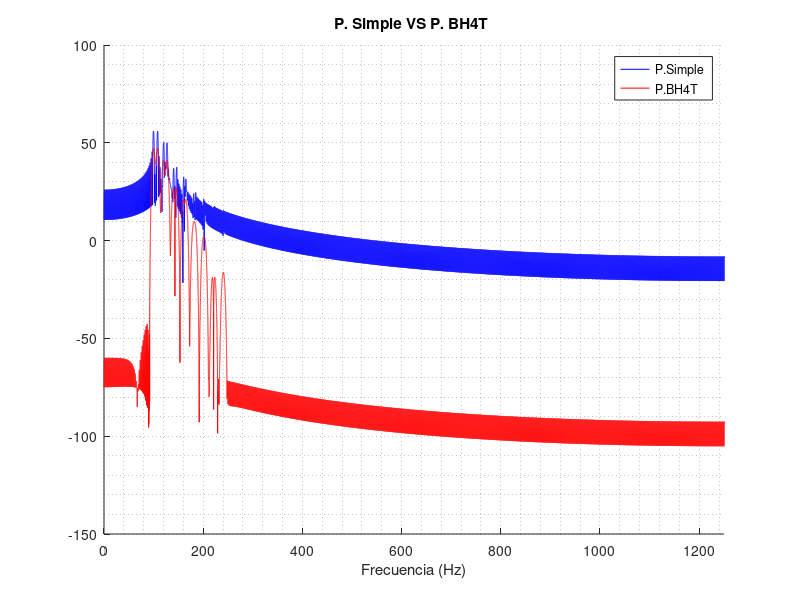

Here is the MATLAB script that generated this plot: (Note: this script raises an error after producing the figure.)
%% PRÁCTICA 11.7. Comparación de los métodos de estimación espectral anteriores

clc, close all , clear all;
% Generación de señal con 10 componentes:
duracion = 0.5;
Fmax=250;
Fs=10*Fmax;
t=0:1/Fs: duracion; % Duración 10seg
xn=1*sin(2*pi*100*t)+1*sin(2*pi*108*t)+...
  0.5*sin(2*pi*120*t)+0.5*sin(2*pi*127*t)+...
  0.1*sin(2*pi*140*t)+0.1*sin(2*pi*146*t)+...
  0.05*sin(2*pi*160*t)+0.05*sin(2*pi*165*t)+...
  0.01*sin(2*pi*180*t)+0.01*sin(2*pi*184*t)+...
  0.005*sin(2*pi*200*t)+0.005*sin(2*pi*203*t)+...
  0.001*sin(2*pi*220*t)+0.001*sin(2*pi*222*t)+...
  0.0005*sin(2*pi*240*t)+0.0005*sin(2*pi*241*t);
% SNR = 25; %10dB
% xn = awgn (xn, SNR, 'measured');

%% Dominio de la frecuencia:
%% PERIODOGRAMA SIMPLE:
N = length(xn);
FACTOR = 128;
nFFT = 2^ceil(log2(N))*FACTOR;
Periodograma=20*log10(abs(fft(xn,nFFT))); % implícita la multiplicación por una ventana rectangular.
f=linspace(0,Fs,nFFT);
%% PERIODOGRAMA MODIFICADO:
% 1. GENERACION DE VENTANAS:
window_2=blackmanharris(length(xn));
% 2. Enventanado de la señal temporal:
y2_enventanada=xn.*window_2';
% 3. Periodograma modificado:
Periodograma_Modificado_2=20*log10(abs(fft(y2_enventanada,nFFT)));
%Eje de frecuencias:
f_periodograma=linspace(0,Fs,nFFT);
hold on
plot(f_periodograma,Periodograma,'b');
plot(f_periodograma,Periodograma_Modificado_2,'r');
xlabel('Frecuencia (Hz)');
legend('P.Simple ','P.BH4T')
title('P. Simple VS P. BH4T ' )
xlim([0 Fs/2]); grid minor

%% METODO MULTITAPER - SLEPIAN:
nw = 2;
[p_mtp_slepian_nw2,f_mtp] = pmtm(xn,nw,nFFT,Fs);
nw = 4;
[p_mtp_slepian_nw4,f_mtp] = pmtm(xn,nw,nFFT,Fs);
% GRAFICAS:
figure, hold on
plot(f_mtp,20*log10(p_mtp_slepian_nw2),'b');
plot(f_mtp,20*log10(p_mtp_slepian_nw4), 'k')
legend('P. Slepian nw=2','P. Slepian nw=4')
title('Multitaper-Slepian nw=2 VERSUS Multitaper-Slepian nw=4')
xlabel ('f(Hz)')
xlim([0 Fs/2]);% Xmin Xmax Ymin Ymax
grid minor
%% METODO MULTITAPER - SINE:
nw = 2;
[p_mtp_sine_nw2,f_mtp] = pmtm(xn,nw,nFFT,Fs,'Tapers','sine');
nw = 4;
[p_mtp_sine_nw4,f_mtp] = pmtm(xn,nw,nFFT,Fs,'Tapers','sine');
figure, hold on
plot(f_mtp,20*log10(p_mtp_sine_nw2),'b');
plot(f_mtp,20*log10(p_mtp_sine_nw4), 'k')
legend('P. Sine nw=2','P. Sine nw=4')
title('Multitaper-Sine nw=2 VERSUS Multitaper-Sine nw=4')
xlabel ('f(Hz)')
xlim([0 Fs/2]);% Xmin Xmax Ymin Ymax
grid minor

%% CORRELOGRAMA MODIFICADO:
r1 =xcorr(xn); % CÁLCULO DE LA AUTOCORRELACIÓN
r1 = r1';
% Ventana:
ventana1=bartlett(2*N-1);
ventana2=blackmanharris(2*N-1);
rw1 = r1.*ventana1; % Autocorrelación enventanada:
rw2 = r1.*ventana2;
rw1=rw1(1:end); % TOMAMOS SOLO LA PARTE POSITIVA DE LA AUTOCORRELACIÓN:
rw2=rw2(1:end);  
N_r1=length(rw1);
nFFT_corr=2^(ceil(log2(N_r1)))*FACTOR;
Correlograma1 = abs(fft(rw1, nFFT_corr)); % APLICAMOS LA FFT A LA AUTOCORRELACIÓN ENVENTANADA:
Correlograma2 = abs(fft(rw2, nFFT_corr));
f_corr = linspace(0,Fs,nFFT_corr);
figure, hold on
plot(f_corr, 10*log10(Correlograma1),'b');
plot(f_corr, 10*log10(Correlograma2),'r');
legend('Correlograma-Bartlett','Correlogama-BH4T') 
title('Correlograma-Bartlett VS Correlogama-BH4T'), xlabel ('f(Hz)'), xlim([0 Fs/2]), grid minor

%% METODO PARAMETRICO: AR
orden = 400;
[P_burg,fb]=pburg(xn,orden,nFFT,Fs);
 [P_yulear,fb]=pyulear(xn,orden,nFFT,Fs);
 [P_cov,fb]=pcov(xn,orden,nFFT,Fs);
 [P_mcov,fb]=pmcov(xn,orden,nFFT,Fs);
figure
hold on
plot(fb,20*log10(P_burg),'b');
plot(fb, 20*log10(P_yulear),'r')
plot(fb, 20*log10(P_cov),'k')
plot(fb, 20*log10(P_mcov),'m')
legend('P burg','P yulear','P cov','P mcov')
title('Métodos AR (orden 400)')
xlabel('Frecuencia (Hz)'); xlim([0 Fs/2]); grid minor

p = 15; % p: orden o dimensión del subespacio 
[S1,f_eig] = peig(xn,p,nFFT,Fs); % funciona correctamente para valores grandes de p
figure, plot(f_eig,20*log10(S1),'k');
title('Pseudoespectro encontrado con peig para p = 15')
xlabel ('f(Hz)'), xlim([0 Fs/2]); grid minor

figure, 
hold on
plot(f_periodograma,Periodograma_Modificado_2,'b');
plot(fb, 20*log10(P_yulear),'k')
plot(f_corr, 20*log10(Correlograma1),'r');
xlabel('Frecuencia (Hz)'); 
legend('P.BH4T','Pyulear', 'Correlograma-Bartlett')
title('P. BH4T VS Pyulear VS Correlograma-Bartlett' ), 
xlim([0 Fs/2]), grid minor
